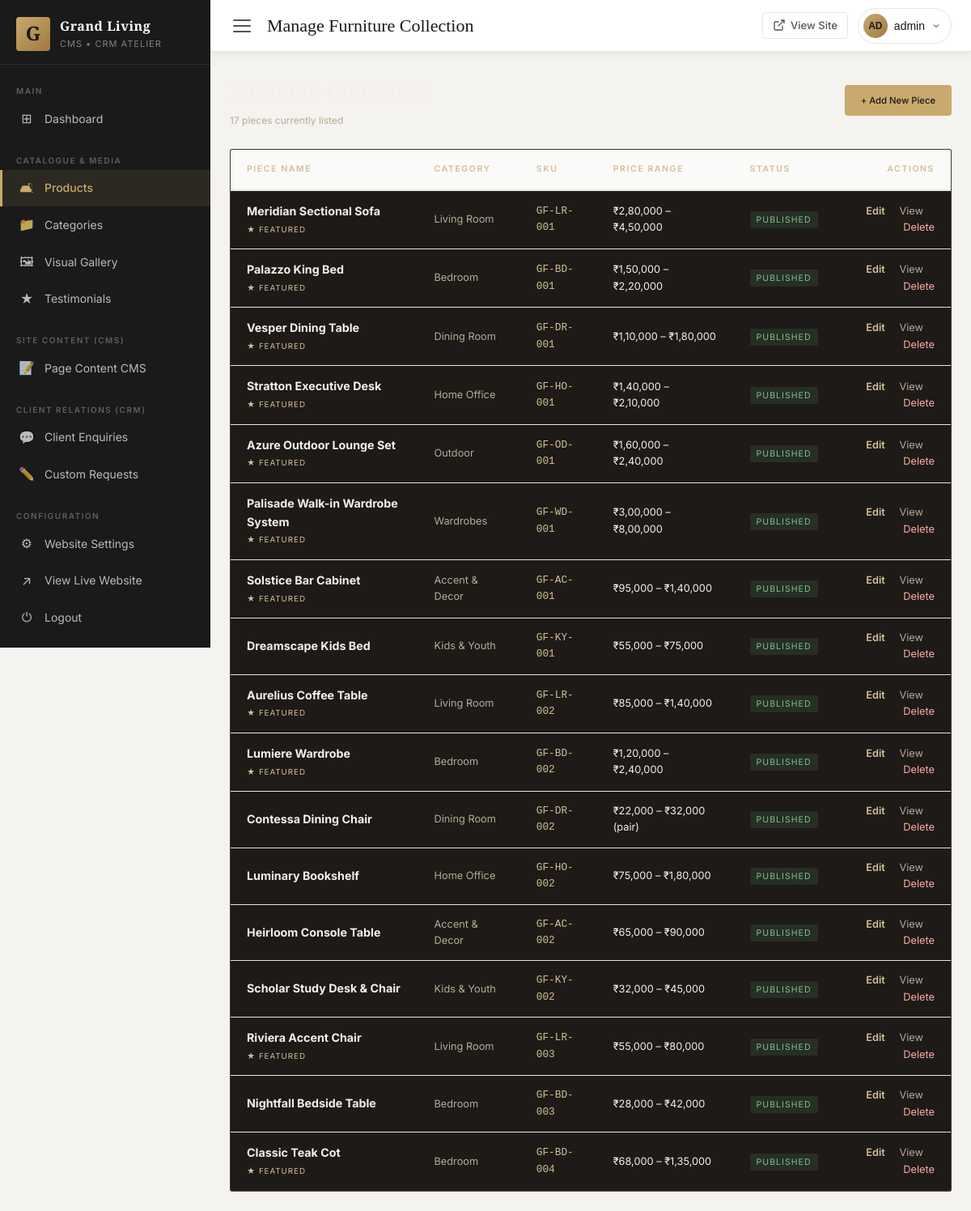
Screenshot of /admin/products.php (signed in) with the database file from the repository.
### tables this page shows
CREATE TABLE `products` (
    `id`                INT UNSIGNED NOT NULL AUTO_INCREMENT,
    `category_id`       INT UNSIGNED NOT NULL,
    `name`              VARCHAR(200) NOT NULL,
    `slug`              VARCHAR(220) NOT NULL,
    `sku`               VARCHAR(60) DEFAULT NULL,
    `description`       LONGTEXT,
    `short_description` TEXT,
    `price_range`       VARCHAR(80) DEFAULT NULL COMMENT 'e.g. ₹1,20,000 – ₹1,80,000',
    `dimensions`        VARCHAR(255) DEFAULT NULL,
    `materials`         VARCHAR(255) DEFAULT NULL,
    `colors`            VARCHAR(255) DEFAULT NULL,
    `finishes`          VARCHAR(255) DEFAULT NULL,
    `availability`      ENUM('in-stock','made-to-order','out-of-stock') NOT NULL DEFAULT 'made-to-order',
    `is_featured`       TINYINT(1) NOT NULL DEFAULT 0,
    `is_active`         TINYINT(1) NOT NULL DEFAULT 1,
    `sort_order`        SMALLINT UNSIGNED NOT NULL DEFAULT 0,
    `meta_title`        VARCHAR(160) DEFAULT NULL,
    `meta_description`  VARCHAR(320) DEFAULT NULL,
    `created_at`        DATETIME NOT NULL DEFAULT CURRENT_TIMESTAMP,
    `updated_at`        DATETIME NOT NULL DEFAULT CURRENT_TIMESTAMP ON UPDATE CURRENT_TIMESTAMP,
    PRIMARY KEY (`id`),
    UNIQUE KEY `uq_products_slug` (`slug`),
    UNIQUE KEY `uq_products_sku`  (`sku`),
    KEY `idx_products_category`   (`category_id`),
    KEY `idx_products_featured`   (`is_featured`),
    KEY `idx_products_active`     (`is_active`),
    KEY `idx_products_sort`       (`sort_order`)
);

CREATE TABLE `categories` (
    `id`          INT UNSIGNED NOT NULL AUTO_INCREMENT,
    `name`        VARCHAR(120) NOT NULL,
    `slug`        VARCHAR(140) NOT NULL,
    `description` TEXT,
    `image`       VARCHAR(255) DEFAULT NULL,
    `sort_order`  SMALLINT UNSIGNED NOT NULL DEFAULT 0,
    `is_active`   TINYINT(1) NOT NULL DEFAULT 1,
    `created_at`  DATETIME NOT NULL DEFAULT CURRENT_TIMESTAMP,
    PRIMARY KEY (`id`),
    UNIQUE KEY `uq_categories_slug` (`slug`),
    KEY `idx_categories_sort`     (`sort_order`),
    KEY `idx_categories_active`   (`is_active`)
);

### admin/products.php (the view, shortened to what this page needs)
<?php
require_once dirname(__DIR__) . '/includes/functions.php';
$products = $pdo->query('
    SELECT p.*, c.name AS category_name,
           (SELECT image_path FROM product_images WHERE product_id = p.id AND is_primary = 1 LIMIT 1) AS primary_image
    FROM products p
    JOIN categories c ON c.id = p.category_id
    ORDER BY p.sort_order ASC, p.created_at DESC
')->fetchAll();
include __DIR__ . '/includes/admin-header.php';
?>
<div style="display:flex;justify-content:space-between;align-items:center;margin-bottom:24px;">
  <div>
    <h2 style="font-family:'Cormorant Garamond',serif;font-size:2rem;color:#F5F0E8;font-weight:400;">Furniture Collection</h2>
    <span style="font-size:0.8rem;color:#B7AA98;"><?= count($products) ?> pieces currently listed</span>
  </div>
  <a href="<?= ADMIN_URL ?>/product-edit.php" class="btn btn-primary" style="padding:10px 20px;font-size:0.75rem;">+ Add New Piece</a>
</div>
<div style="background:#1E1A17;border:1px solid rgba(213,190,154,0.18);border-radius:3px;overflow-x:auto;">
  <table style="width:100%;border-collapse:collapse;font-size:0.85rem;color:#F5F0E8;text-align:left;">
    <thead>
      <tr style="border-bottom:1px solid rgba(213,190,154,0.15);background:#171614;">
        <th style="padding:16px 20px;font-size:0.7rem;text-transform:uppercase;letter-spacing:0.15em;color:#D5BE9A;">Piece Name</th>
        <th style="padding:16px 20px;font-size:0.7rem;text-transform:uppercase;letter-spacing:0.15em;color:#D5BE9A;">Category</th>
        <th style="padding:16px 20px;font-size:0.7rem;text-transform:uppercase;letter-spacing:0.15em;color:#D5BE9A;">SKU</th>
        <th style="padding:16px 20px;font-size:0.7rem;text-transform:uppercase;letter-spacing:0.15em;color:#D5BE9A;">Price Range</th>
        <th style="padding:16px 20px;font-size:0.7rem;text-transform:uppercase;letter-spacing:0.15em;color:#D5BE9A;">Status</th>
        <th style="padding:16px 20px;font-size:0.7rem;text-transform:uppercase;letter-spacing:0.15em;color:#D5BE9A;text-align:right;">Actions</th>
      </tr>
    </thead>
    <tbody>
      <?php if (empty($products)): ?>
        <tr>
          <td colspan="6" style="padding:40px 20px;text-align:center;color:#B7AA98;">No furniture pieces found. Add your first piece above.</td>
        </tr>
      <?php else: ?>
        <?php foreach ($products as $p): ?>
          <tr style="border-bottom:1px solid rgba(213,190,154,0.08);transition:background 0.2s;" onmouseover="this.style.background='rgba(213,190,154,0.04)'" onmouseout="this.style.background='transparent'">
            <td style="padding:14px 20px;">
              <strong style="display:block;color:#F5F0E8;font-size:0.95rem;"><?= htmlspecialchars($p['name']) ?></strong>
              <?php if ($p['is_featured']): ?>
                <span style="font-size:0.65rem;color:#D5BE9A;letter-spacing:0.1em;text-transform:uppercase;">★ Featured</span>
              <?php endif; ?>
            </td>
            <td style="padding:14px 20px;color:#B7AA98;"><?= htmlspecialchars($p['category_name']) ?></td>
            <td style="padding:14px 20px;color:#D5BE9A;font-family:monospace;"><?= htmlspecialchars($p['sku'] ?: '—') ?></td>
            <td style="padding:14px 20px;color:#F5F0E8;"><?= htmlspecialchars($p['price_range'] ?: 'Custom Quote') ?></td>
            <td style="padding:14px 20px;">
              <span style="padding:4px 8px;border-radius:2px;font-size:0.7rem;text-transform:uppercase;letter-spacing:0.1em;
                           <?= $p['is_active'] ? 'background:rgba(74,124,89,0.2);color:#7AC493;' : 'background:rgba(163,59,42,0.2);color:#FFAAA0;' ?>">
                <?= $p['is_active'] ? 'Published' : 'Draft' ?>
              </span>
            </td>
            <td style="padding:14px 20px;text-align:right;">
              <a href="<?= ADMIN_URL ?>/product-edit.php?id=<?= $p['id'] ?>" style="color:#D5BE9A;text-decoration:none;margin-right:14px;font-weight:600;">Edit</a>
              <a href="<?= SITE_URL ?>/product.php?slug=<?= urlencode($p['slug']) ?>" target="_blank" style="color:#B7AA98;text-decoration:none;margin-right:14px;">View</a>
              <a href="<?= ADMIN_URL ?>/products.php?delete=<?= $p['id'] ?>" data-confirm="Are you sure you want to delete '<?= htmlspecialchars($p['name']) ?>'?" style="color:#FFAAA0;text-decoration:none;">Delete</a>
            </td>
          </tr>
        <?php endforeach; ?>
      <?php endif; ?>
    </tbody>
  </table>
</div>
<?php include __DIR__ . '/includes/admin-footer.php'; ?>

### admin/assets/admin.css (style rules this page uses)
:root { --gold: #C9A96E; --gold-light: #E8D5B0; --gold-dark: #A07840; --dark: #1A1A1A; --dark-2: #2A2A2A; --dark-3: #333333; --mid: #555555; --light: #F5F3EF; --lighter: #FAFAF8; --white: #FFFFFF; --border: #E8E5E0; --danger: #DC3545; --success: #28A745; --warning: #FFC107; --info: #17A2B8; --sidebar-w: 260px; --topbar-h: 64px; --radius: 8px; --radius-sm: 4px; --shadow: 0 2px 12px rgba(0,0,0,.08); --shadow-md: 0 4px 24px rgba(0,0,0,.12); --font-serif: 'Cormorant Garamond', Georgia, serif; --font-sans: 'Inter', system-ui, -apple-system, sans-serif; }
*, *::before, *::after { box-sizing: border-box; margin: 0; padding: 0; }
html { font-size: 15px; -webkit-text-size-adjust: 100%; }
body.admin-body { font-family: var(--font-sans); background: var(--light); color: var(--dark); line-height: 1.6; min-height: 100vh; }
a { color: var(--gold-dark); text-decoration: none; }
.btn { display: inline-flex; align-items: center; gap: 6px; padding: 8px 16px; border: none; border-radius: var(--radius-sm); font-size: 14px; font-weight: 500; cursor: pointer; transition: all .2s; white-space: nowrap; text-decoration: none; font-family: var(--font-sans); }
.btn-primary { background: var(--gold); color: var(--dark); }
table { width: 100%; border-collapse: collapse; font-size: 14px; }
thead th { background: var(--lighter); padding: 11px 14px; text-align: left; font-weight: 600; font-size: 12px; text-transform: uppercase; letter-spacing: .6px; color: var(--mid); border-bottom: 2px solid var(--border); white-space: nowrap; }
tbody td { padding: 12px 14px; border-bottom: 1px solid var(--border); vertical-align: middle; color: var(--dark); }
tbody tr:last-child td { border-bottom: none; }

### rows the page displays
products: name "Meridian Sectional Sofa", is_featured "★ FEATURED", category.name "Living Room", sku "GF-LR-001", price_range "₹2,80,000 – ₹4,50,000", is_active "PUBLISHED"
products: name "Palazzo King Bed", is_featured "★ FEATURED", category.name "Bedroom", sku "GF-BD-001", price_range "₹1,50,000 – ₹2,20,000", is_active "PUBLISHED"
products: name "Vesper Dining Table", is_featured "★ FEATURED", category.name "Dining Room", sku "GF-DR-001", price_range "₹1,10,000 – ₹1,80,000", is_active "PUBLISHED"
products: name "Stratton Executive Desk", is_featured "★ FEATURED", category.name "Home Office", sku "GF-HO-001", price_range "₹1,40,000 – ₹2,10,000", is_active "PUBLISHED"
products: name "Azure Outdoor Lounge Set", is_featured "★ FEATURED", category.name "Outdoor", sku "GF-OD-001", price_range "₹1,60,000 – ₹2,40,000", is_active "PUBLISHED"
products: name "Palisade Walk-in Wardrobe System", is_featured "★ FEATURED", category.name "Wardrobes", sku "GF-WD-001", price_range "₹3,00,000 – ₹8,00,000", is_active "PUBLISHED"
products: name "Solstice Bar Cabinet", is_featured "★ FEATURED", category.name "Accent & Decor", sku "GF-AC-001", price_range "₹95,000 – ₹1,40,000", is_active "PUBLISHED"
products: name "Dreamscape Kids Bed", category.name "Kids & Youth", sku "GF-KY-001", price_range "₹55,000 – ₹75,000", is_active "PUBLISHED"
products: name "Aurelius Coffee Table", is_featured "★ FEATURED", category.name "Living Room", sku "GF-LR-002", price_range "₹85,000 – ₹1,40,000", is_active "PUBLISHED"
products: name "Lumiere Wardrobe", is_featured "★ FEATURED", category.name "Bedroom", sku "GF-BD-002", price_range "₹1,20,000 – ₹2,40,000", is_active "PUBLISHED"
products: name "Contessa Dining Chair", category.name "Dining Room", sku "GF-DR-002", price_range "₹22,000 – ₹32,000 (pair)", is_active "PUBLISHED"
products: name "Luminary Bookshelf", category.name "Home Office", sku "GF-HO-002", price_range "₹75,000 – ₹1,80,000", is_active "PUBLISHED"
products: name "Heirloom Console Table", category.name "Accent & Decor", sku "GF-AC-002", price_range "₹65,000 – ₹90,000", is_active "PUBLISHED"
products: name "Scholar Study Desk & Chair", category.name "Kids & Youth", sku "GF-KY-002", price_range "₹32,000 – ₹45,000", is_active "PUBLISHED"
products: name "Riviera Accent Chair", is_featured "★ FEATURED", category.name "Living Room", sku "GF-LR-003", price_range "₹55,000 – ₹80,000", is_active "PUBLISHED"
products: name "Nightfall Bedside Table", category.name "Bedroom", sku "GF-BD-003", price_range "₹28,000 – ₹42,000", is_active "PUBLISHED"
products: name "Classic Teak Cot", is_featured "★ FEATURED", category.name "Bedroom", sku "GF-BD-004", price_range "₹68,000 – ₹1,35,000", is_active "PUBLISHED"

### other values shown
$icon "⊞ 🛋 📁 🖼 ★ 📝 💬 ✏️ ⚙ ⏻"
$label "Dashboard Products Categories Visual Gallery Testimonials Page Content CMS Client Enquiries Custom Requests Website Settings Logout"
$pageTitle "Manage Furniture Collection"
substr($admin['name'], 0, 2) "AD"
$admin['name'] "admin"
count($products) "17"
